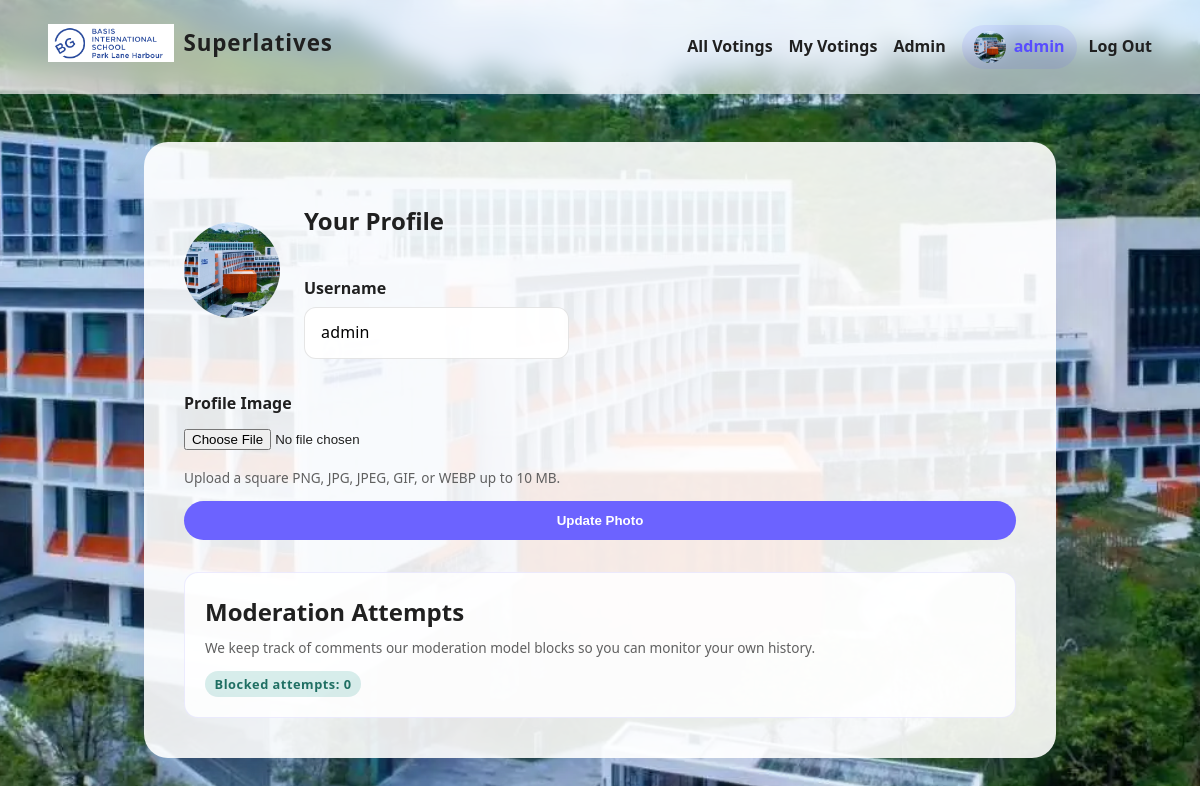
The page /profile (signed in) on the database its author committed.
### app.py (models this page shows, shortened)
class User(db.Model):
    id = db.Column(db.Integer, primary_key=True)
    name = db.Column(db.String(80), unique=True, nullable=False)
    password_hash = db.Column(db.String(255), nullable=False)
    profile_image = db.Column(db.String(255), nullable=True)
    is_admin = db.Column(db.Boolean, nullable=False, default=False, server_default="0")
    is_frozen = db.Column(db.Boolean, nullable=False, default=False, server_default="0")
    violation_count = db.Column(
        db.Integer, nullable=False, default=0, server_default="0"
    )
    polls = db.relationship("Poll", backref="creator", lazy=True)
    votes = db.relationship("Vote", backref="voter", lazy=True)

### app.py (the view, shortened to what this page needs)
    @app.route("/profile", methods=["GET", "POST"])
    @login_required
    def profile():
        user = current_user()
        return render_template("profile.html", user=user)

### app.py (called while the page is built)
def violation_level(count: Optional[int]) -> str:
    if count is None:
        count = 0
    if count >= 5:
        return "danger"
    if count >= 2:
        return "warning"
    return "success"

def current_user() -> Optional[User]:
    user_id = session.get("user_id")
    if user_id is None:
        return None
    return User.query.get(user_id)

def login_required(func):
    from functools import wraps
    @wraps(func)
    def wrapped(*args, **kwargs):
        if current_user() is None:
            flash("Please log in first.", "warning")
            return redirect(url_for("login", next=request.url))
        return func(*args, **kwargs)
    return wrapped

### templates/profile.html (shortened to what this page needs)
{% extends "base.html" %}
{% import "macros/avatar.html" as avatar %}
{% block content %}
<section class="card profile-card">
  <div class="profile-top">
    {{ avatar.render(user, "lg") }}
    <div class="profile-meta">
      <h1>Your Profile</h1>
      <div class="profile-username">
        <label for="username-display">Username</label>
        <input
          id="username-display"
          type="text"
          value="{{ user.name }}"
          readonly
        />
      </div>
    </div>
  </div>
  <form method="post" enctype="multipart/form-data" class="profile-form">
    <label for="profile_image">Profile Image</label>
    <input
      id="profile_image"
      name="profile_image"
      type="file"
      accept="image/*"
    />
    <p class="input-footnote">
      Upload a square PNG, JPG, JPEG, GIF, or WEBP up to 10&nbsp;MB.
    </p>
    <button class="button" type="submit">Update Photo</button>
  </form>
  <div class="profile-violations">
    <div class="violation-text">
      <h2>Moderation Attempts</h2>
      <p class="input-footnote">
        We keep track of comments our moderation model blocks so you can monitor your own history.
      </p>
    </div>
    <div class="violation-chip tag tag-{{ violation_level(user.violation_count) }}">
      Blocked attempts: {{ user.violation_count }}
    </div>
  </div>
</section>
{% endblock %}

### templates/base.html (shortened to what this page needs)
{% import "macros/avatar.html" as avatar %}
<!doctype html>
<html lang="en">
  <head>
    <link rel="stylesheet" href="{{ url_for('static', filename='css/styles.css') }}" />
  </head>
  <body>
    <nav class="navbar">
      <div class="brand">
        <a href="{{ url_for('index') }}">
          <img
            class="brand-logo"
            src="{{ url_for('static', filename='uploads/theim.png') }}"
            alt="Superlatives logo"
          />
          <span class="brand-name">Superlatives</span>
        </a>
      </div>
      <div class="nav-links">
        <a
          href="{{ url_for('index') }}"
          class="{% if request.endpoint == 'index' %}active{% endif %}"
        >
          All Votings
        </a>
        {% if current_user %}
        <a
          href="{{ url_for('my_polls') }}"
          class="{% if request.endpoint == 'my_polls' %}active{% endif %}"
        >
          My Votings
        </a>
        {% if current_user_is_admin %}
        <a
          href="{{ url_for('admin_dashboard') }}"
          class="{% if request.endpoint == 'admin_dashboard' %}active{% endif %}"
        >
          Admin
        </a>
        {% endif %}
        <div class="nav-account">
          <a
            href="{{ url_for('profile') }}"
            class="profile-link {% if request.endpoint == 'profile' %}active{% endif %}"
          >
            {{ avatar.render(current_user, "xs") }}
            <span class="profile-name">{{ current_user.name }}</span>
          </a>
          <a class="logout-link" href="{{ url_for('logout') }}">Log Out</a>
        </div>
        {% else %}
        <a href="{{ url_for('login') }}">Log In</a>
        <a href="{{ url_for('register') }}">Register</a>
        {% endif %}
      </div>
    </nav>
    <main class="content">
      {% block content %}{% endblock %}
    </main>
  </body>
</html>

### templates/macros/avatar.html
{% macro render(user, size="md", extra_classes="") %}
  {% set name = user.name if user else "?" %}
  {% set profile_image = user.profile_image if user else None %}
  {% set classes = "avatar avatar-" ~ size %}
  {% if extra_classes %}
    {% set classes = classes ~ " " ~ extra_classes %}
  {% endif %}
  {% if profile_image %}
    <span class="{{ classes }} avatar-has-image">
      <img
        src="{{ url_for('static', filename=profile_image) }}"
        alt="{{ name }} profile image"
        loading="lazy"
      />
    </span>
  {% else %}
    <span class="{{ classes }} avatar-initial" aria-hidden="true">
      {{ name[:1]|upper }}
    </span>
  {% endif %}
{% endmacro %}

### static/css/styles.css (style rules this page uses)
:root { color-scheme: light; font-family: "Segoe UI", Roboto, Helvetica, Arial, sans-serif; font-size: 16px; line-height: 1.6; --primary: #6c63ff; --primary-dark: #584dff; --card-bg: rgba(255, 255, 255, 0.9); --text-color: #202020; --muted: #606060; --danger: #e63946; --success: #2a9d8f; --warning: #f4a261; }
* { box-sizing: border-box; }
body { min-height: 100vh; margin: 0; background-color: #000; background-image: url("../uploads/myim.webp"); background-repeat: no-repeat; background-position: center; background-size: cover; background-attachment: fixed; color: var(--text-color); position: relative; }
.navbar { display: flex; justify-content: space-between; align-items: center; padding: 1.5rem 3rem; position: sticky; top: 0; backdrop-filter: blur(12px); background: rgba(255, 255, 255, 0.6); z-index: 10; }
.navbar a { color: var(--text-color); text-decoration: none; font-weight: 600; transition: color 0.2s ease; }
.brand a { display: inline-flex; align-items: center; gap: 0.6rem; font-size: 1.4rem; letter-spacing: 0.04em; }
.brand-logo { height: 2.4rem; width: auto; display: block; }
.brand-name { font-weight: 700; color: var(--text-color); }
.nav-links { display: flex; gap: 1rem; align-items: center; }
.nav-account { display: flex; align-items: center; gap: 0.75rem; }
.profile-link { display: inline-flex; align-items: center; gap: 0.5rem; padding: 0.35rem 0.75rem; border-radius: 999px; background: transparent; font-weight: 600; transition: background 0.2s ease, color 0.2s ease; }
.profile-link:hover, .profile-link.active { background: rgba(108, 99, 255, 0.12); color: var(--primary-dark); }
.profile-name { font-weight: 600; }
.logout-link { color: var(--danger); font-weight: 600; }
.avatar { border-radius: 50%; display: inline-flex; align-items: center; justify-content: center; font-weight: 700; text-transform: uppercase; color: #fff; background: linear-gradient(135deg, #6c63ff 0%, #31c6f6 100%); box-shadow: 0 2px 6px rgba(17, 24, 39, 0.08); }
.avatar-has-image { background: transparent; box-shadow: none; }
.avatar-has-image img { width: 100%; height: 100%; display: block; border-radius: 50%; object-fit: cover; }
.avatar-xs { width: 32px; height: 32px; font-size: 0.85rem; }
.avatar-lg { width: 96px; height: 96px; font-size: 2rem; }
.profile-card { display: grid; gap: 2rem; }
.profile-top { display: flex; align-items: center; gap: 1.5rem; flex-wrap: wrap; }
.profile-meta { display: grid; gap: 1rem; }
.profile-username { display: grid; gap: 0.35rem; }
.profile-username label { font-weight: 600; }
.profile-username input { border: 1px solid rgba(0, 0, 0, 0.12); background: rgba(255, 255, 255, 0.85); padding: 0.65rem 0.75rem; border-radius: 10px; font-weight: 600; letter-spacing: 0.01em; }
.profile-form { display: grid; gap: 0.75rem; }
.profile-form label { font-weight: 600; }
.profile-violations { display: grid; gap: 0.75rem; background: rgba(255, 255, 255, 0.85); border: 1px solid rgba(108, 99, 255, 0.12); border-radius: 14px; padding: 1.25rem; }
.violation-text h2 { margin: 0; }
.violation-chip { width: fit-content; font-weight: 700; letter-spacing: 0.04em; }
.content { max-width: 960px; margin: 3rem auto; padding: 0 1.5rem 4rem; }
.card { background: var(--card-bg); border-radius: 24px; padding: 2.5rem; box-shadow: 0 20px 45px rgba(86, 98, 163, 0.2); }
.tag { display: inline-flex; align-items: center; font-size: 0.8rem; font-weight: 600; padding: 0.2rem 0.6rem; border-radius: 999px; background: rgba(108, 99, 255, 0.12); color: var(--primary-dark); }
.tag-success { background: rgba(42, 157, 143, 0.18); color: #1f6f63; }
.button { display: inline-block; padding: 0.75rem 1.5rem; border-radius: 999px; background: var(--primary); color: white; font-weight: 600; text-decoration: none; border: none; cursor: pointer; transition: transform 0.15s ease, box-shadow 0.15s ease, background 0.15s ease; }
form { display: grid; gap: 1rem; }
label { font-weight: 600; }
input[type="text"], input[type="password"], textarea { width: 100%; padding: 0.75rem 1rem; border-radius: 12px; border: 1px solid rgba(0, 0, 0, 0.1); font: inherit; background: rgba(255, 255, 255, 0.95); }
.input-footnote { margin: 0.35rem 0 0; font-size: 0.85rem; color: var(--muted); }

### rows shown on the page
User: profile_image (picture), name "admin", violation_count "0"
